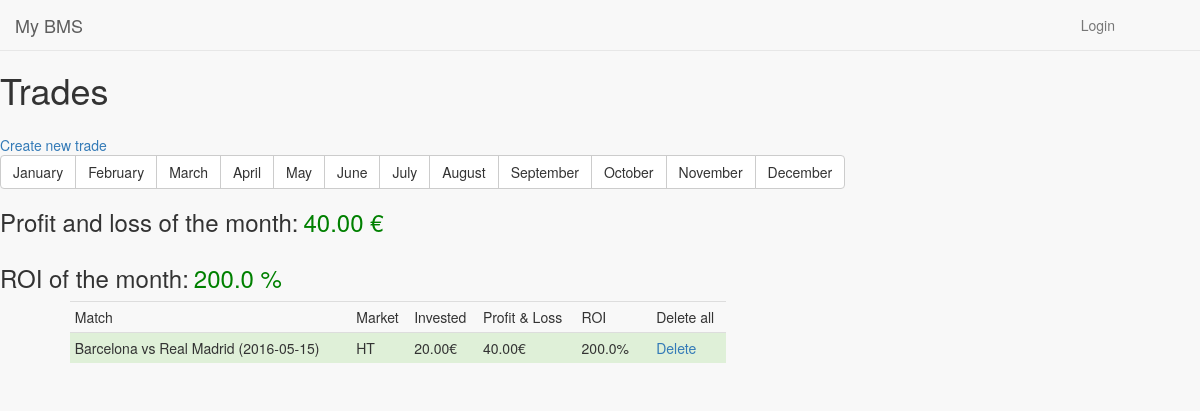
Screenshot of /Trade/filterByMonth/5 with the database file from the repository.
### trade/models.py (models this page shows, shortened)
class Trade(models.Model):
    match = models.ForeignKey(Match, related_name="match")
    market = models.ForeignKey(Market, related_name="login")
    invested = models.DecimalField(max_digits=10, decimal_places=2)
    profitLoss = models.DecimalField(max_digits=10, decimal_places=2)
    def divide(self):
        return (int(self.profitLoss) * 100) / int(self.invested)

### match/models.py (models this page shows)
class Match(models.Model):
    competition = models.ForeignKey(Competition, related_name="competition")
    homeTeam = models.ForeignKey(Team, related_name="home")
    awayTeam = models.ForeignKey(Team, related_name="away")
    match_time = models.DateField(default=date.today)
    def __str__(self):
        return self.homeTeam.team_name + ' vs ' + self.awayTeam.team_name + ' (' + str(self.match_time) + ')'

### team/models.py (models this page shows, shortened)
class Team(models.Model):
    team_name = CharField(max_length=20)

### market/models.py (models this page shows)
class Market(models.Model):
    market_name = CharField(max_length=20)
    def __str__(self):
        return self.market_name

### trade/views.py (the view)
# urls.py: url(r'^filterByMonth/(\d+)', views.filterByMonth, name='filterByMonth'),
def filterByMonth(request, id):
    print("id: " + id)
    allMonthlyMatches = Match.objects.filter(match_time__month = id).values('id')
    print(allMonthlyMatches)
    allTrades = Trade.objects.filter(match_id__in=allMonthlyMatches)
    totalOfMonth = 0
    totalROIOfMonth = 0
    for trade in allTrades:
        totalOfMonth = totalOfMonth + trade.profitLoss
        totalROIOfMonth = totalROIOfMonth + trade.divide()
        print ("divide: " + str(trade.divide()))
    context = {'allTrades': allTrades, 'totalOfMonth': totalOfMonth, 'totalROIOfMonth': totalROIOfMonth}
    return render(request, 'trade/index.html', context)

### trade/templates/trade/index.html (shortened to what this page needs)
{% extends "gba_menu.html" %}
{% block pageHeader %}
Trades
{% endblock %}
{% block pageBody %}
<a href="{% url 'newTrade' %}"> Create new trade</a><br>
<div class="btn-group" role="group" aria-label="...">
    <a class="btn btn-default" href="{% url 'filterByMonth' 1 %}">January </a>
    <a class="btn btn-default" href="{% url 'filterByMonth' 2 %}">February </a>
    <a class="btn btn-default" href="{% url 'filterByMonth' 3 %}">March</a>
    <a class="btn btn-default" href="{% url 'filterByMonth' 4 %}">April</a>
    <a class="btn btn-default" href="{% url 'filterByMonth' 5 %}">May</a>
    <a class="btn btn-default" href="{% url 'filterByMonth' 6 %}">June</a>
    <a class="btn btn-default" href="{% url 'filterByMonth' 7 %}">July</a>
    <a class="btn btn-default" href="{% url 'filterByMonth' 8 %}">August</a>
    <a class="btn btn-default" href="{% url 'filterByMonth' 9 %}">September</a>
    <a class="btn btn-default" href="{% url 'filterByMonth' 10 %}">October</a>
    <a class="btn btn-default" href="{% url 'filterByMonth' 11 %}">November</a>
    <a class="btn btn-default" href="{% url 'filterByMonth' 12 %}">December</a>
</div>
<div>
    <div style="    width: 100%;
    float: left;">
    {% if totalOfMonth != None  %}
                <h3 style="float:left;padding-right:5px;">Profit and loss of the month: </h3>
        {% if totalROIOfMonth > 0 %}
            <h3 style="color:green;"> {{ totalOfMonth }} €</h3>
        {% else %}
            {%if totalROIOfMonth < 0 %}
                    <h3 style="float:left;color:red;"> {{ totalOfMonth }} €</h3>
            {% else %}
                        <h3 style="" >{{ totalOfMonth }} €</h3>
            {% endif %}
        {% endif %}
    {% endif %}
</div>
    <div style="    width: 100%;
    float: left;">
    {% if totalROIOfMonth != None  %}
                <h3 style="float:left;padding-right:5px;">ROI of the month: </h3>
        {% if totalROIOfMonth > 0 %}
            <h3 style="float:left;color:green;"> {{ totalROIOfMonth }} %</h3>
        {% else %}
            {%if totalROIOfMonth < 0 %}
                    <h3 style="float:left; color:red;"> {{ totalROIOfMonth }} %</h3>
            {% else %}
                        <h3 style="float:left;" >{{ totalROIOfMonth }} %</h3>
            {% endif %}
        {% endif %}
    {% endif %}
</div>
</div>
<div class="container-fluid col-md-8 " style="clear:left">
    <table class="table table-condensed col-md-offset-1" style="width:1000px">
        <tr>
            <td>Match</td>
            <td>Market</td>
            <td>Invested</td>
            <td>Profit & Loss</td>
            <td>ROI</td>
            <td></td>
            <td>Delete all</td>
        </tr>
        {% for trade in allTrades %}
        {% if trade.profitLoss > 0 %}
        <tr id="{{ trade.id }}" class="success">
            {% else %}
            {% if trade.profitLoss < 0 %}
        <tr id="{{ trade.id }}" class="danger">
            {% else %}
        <tr id="{{ trade.id }}" class="active">
            {% endif %}
            {% endif %}
            <td>{{trade.match}}</td>
            <td>{{trade.market}}</td>
            <td>{{trade.invested}}€</td>
            <td>{{trade.profitLoss}}€</td>
            <td>{{trade.divide}}%</td>
            <td></td>
            <td><a href="{% url 'deleteTrade' trade.id %}"> Delete
            </a>
            </td>
        </tr>
        {% endfor %}
    </table>
</div>
{% endblock %}

### rows the page displays
Trade: match "Barcelona vs Real Madrid (2016-05-15)", market "HT", invested "20.00", profitLoss "40.00", divide "200.0"

### other values shown
{{ totalOfMonth }} "40.00"
{{ totalROIOfMonth }} "200.0"
